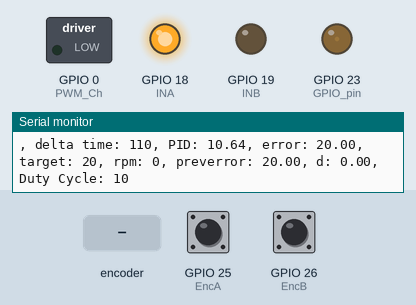
This sketch was run on a simulated ESP32. Shown: switched loads named in the sketch (green lamp = pin HIGH), output pins drawn as LEDs (lit = HIGH), the last lines printed to the serial monitor. Inputs (shaded band) come from the test bench; at power-on: GPIO 25 (EncA) HIGH, GPIO 26 (EncB) HIGH.

Above: at 1.2 s.
1.3 s: rotary encoder on GPIO 25 (EncA) / GPIO 26 (EncB) turned 3 steps (first pin leading)
4.9 s: rotary encoder on GPIO 25 (EncA) / GPIO 26 (EncB) turned 3 steps (first pin leading)
At 10.24 s:
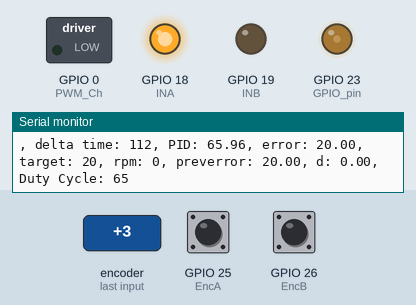
At 21.24 s:
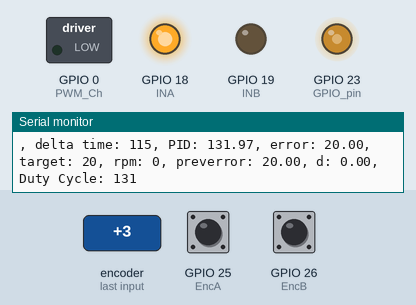
Timing chart, 0 to 22.6 s (numbered marks = the images above; inputs shaded):
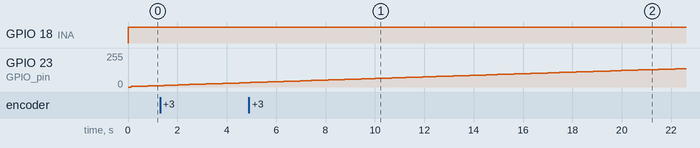

The sketch:

pid_i2c_v1.3.ino
```cpp
  // Pin Encoder dan Motor
const int EncA = 25;
const int EncB = 26;
const int INA = 18;
const int INB = 19;
const int GPIO_pin = 23;

// Setting PWM ESP32
const int PWM_Freq = 1000;
const int PWM_Res = 8;
const int PWM_Ch = 0;
int dutyCycle = 0;

// Setting PID
double error = 0;
double prevError = 0;
double integral = 0;
double derivative = 0;
double pid;

const float Kp = 0.2; // Parameter Kp
const float Ki = 0.0003;   // Parameter Ki
const float Kd = 0.002;   // Parameter Kd

unsigned long currTime;
unsigned long prevTime;
double p;
double i;
double d;
 //int lastChannelAState = LOW;
int waktuseb = 0;
int interval = 100;

#include <Wire.h>
volatile long pos = 0;
volatile long target = 20;
volatile int rpm;
//int targetRPM = 30;

// Variabel Baca Encoder
volatile int encoderCounts = 0;
volatile int lastChannelAState = LOW;


void sendLong(long value) {
  for (int k = 0; k < 4; k++) {
    byte out = (value >> 8 * (3 - k)) & 0xFF;
    Wire.write(out);
  }
}

long receiveLong() {
  long outValue;
  for (int k = 0; k < 4; k++) {
    byte nextByte = Wire.read();
    outValue = (outValue << 8) | nextByte;
  }
  return outValue;
}

void requestEvent(){
  sendLong(pos);      // fungsi ini baru dikirim saat master meminta

}

void receiveEvent(int howMany){
  //target = receiveLong();   // fungsi ini akan menerima saat master mengirim data
  Serial.print(target);
}


void setup() {
  Serial.begin(9600);
  pinMode(EncA, INPUT_PULLUP);
  pinMode(EncB, INPUT_PULLUP);
  pinMode(PWM_Ch, OUTPUT);
  pinMode(INA, OUTPUT);
  pinMode(INB, OUTPUT);
  attachInterrupt(digitalPinToInterrupt(EncA), encoderISR, CHANGE);
  Wire.begin(3); // join I2C
  //Wire.onRequest(requestEvent);
  Wire.onReceive(receiveEvent);
  // put your setup code here, to run once:

  // Setup PWM ESP32
  ledcAttachPin(GPIO_pin, PWM_Ch);
  ledcSetup(PWM_Ch, PWM_Freq, PWM_Res);
}

void loop() {
unsigned long waktusek = millis();
  if (waktusek - waktuseb >= interval){
  rpm = static_cast<int>((double)encoderCounts / 270.0 * 60.0 * 10.0);
  PID();

  // Print additional debugging information
  //Serial.print("Encoder Counts: ");
  //Serial.print(encoderCounts);
  encoderCounts = 0;  // Move this line after calculating rpm
  //Serial.print(", RPM: ");
  //Serial.print(rpm);
  // delay(10);
  waktusek = waktuseb;
  }
 if(target < 0){
  digitalWrite(INA, LOW);
  digitalWrite(INB, HIGH);
  ledcWrite(PWM_Ch, dutyCycle);
 }
 else {
  digitalWrite(INA, HIGH);
  digitalWrite(INB, LOW);
  ledcWrite(PWM_Ch, dutyCycle);
 }

  Serial.print(", PID: ");
  Serial.print(pid);
  Serial.print(", error: ");
  Serial.print(error);
  Serial.print(", target: ");
  Serial.print(target);
  Serial.print(", rpm: ");
  Serial.print(rpm);
  Serial.print(", preverror: ");
  Serial.print(prevError);
  Serial.print(", d: ");
  Serial.print(d);
  Serial.print(", Duty Cycle: ");
  Serial.println(dutyCycle);
}

void PID() {
  currTime = millis();
  unsigned long deltaTime = (currTime - prevTime);
  error = target - rpm;
  integral += error * deltaTime;
  derivative = (error - prevError) / deltaTime;
  prevError = error;
  Serial.print(", delta time: ");
  Serial.print(currTime - prevTime);
  prevTime = currTime;

  p = Kp * error;
  i = Ki * integral;
  d = Kd * derivative;

  // Introduce saturation limits
  pid = p + i + d;
//  if (pid > 50){
//    pid=50;
//  }
//  else if (pid <-50){
//    pid= -50;
//  }
  dutyCycle = constrain(dutyCycle =+ pid, 0, 255);
}

void encoderISR() {
  int channelAState = digitalRead(EncA);  // Use EncA instead of 25
  int channelBState = digitalRead(EncB);  // Use EncB instead of 26

  if (channelAState != lastChannelAState) {
    if (channelBState == channelAState) {
      encoderCounts++;
      pos++;
    } else {
      encoderCounts--;
      pos--;
    }
  }
  lastChannelAState = channelAState;  // Update lastChannelAState
}
```
